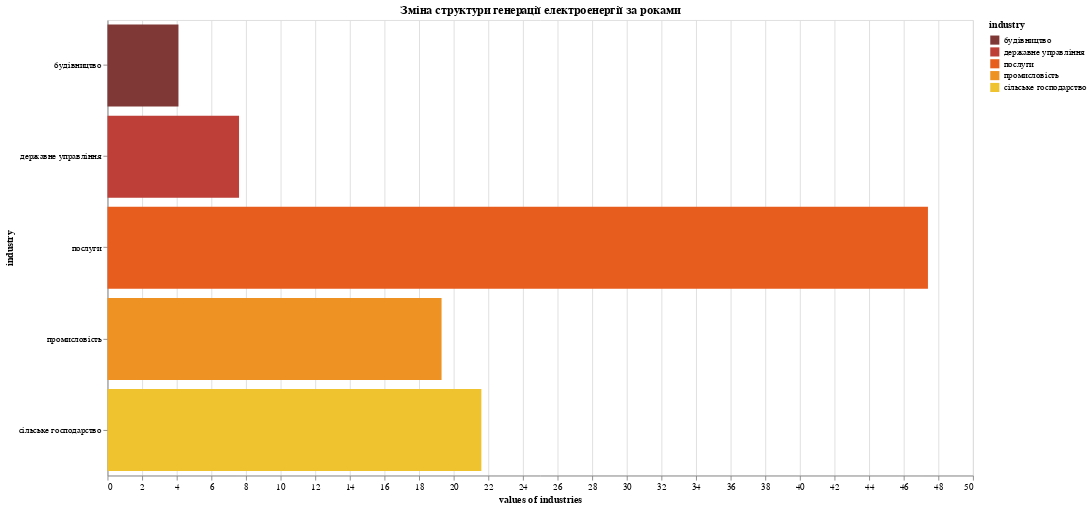

The cell this chart's notebook holds for it:
### Code cell
alt.Chart(df10copy2).mark_bar().encode(
    x = alt.X(
        'val:Q',
        title = 'values of industries',
    ),
    y = alt.Y(
        'ind:N',
        title = 'industry',
    ),
    color = alt.Color(
        'ind:N',
        title = 'industry',
        scale=alt.Scale(scheme='darkred')
    )
).properties(width = 950, height = 500, title='Зміна структури генерації електроенергії за роками',)

### Figure 1 — Vega-Lite specification as saved in the notebook (floating-point values rounded to 4 significant figures)
{"config": {"view": {"continuousWidth": 400, "continuousHeight": 300}}, "data": {"name": "data-7f4f3c6b18177be84babda7038a99aff"}, "mark": "bar", "encoding": {"color": {"type": "nominal", "field": "ind", "scale": {"scheme": "darkred"}, "title": "industry"}, "x": {"type": "quantitative", "field": "val", "title": "values of industries"}, "y": {"type": "nominal", "field": "ind", "title": "industry"}}, "height": 500, "title": "Зміна структури генерації електроенергії за роками", "width": 950, "$schema": "https://vega.github.io/schema/vega-lite/v4.8.1.json", "datasets": {"data-7f4f3c6b18177be84babda7038a99aff": [{"ind": "сільське господарство", "val": 21.6}, {"ind": "промисловість", "val": 19.3}, {"ind": "будівництво", "val": 4.1}, {"ind": "послуги", "val": 47.4}, {"ind": "державне управління", "val": 7.6}]}}
